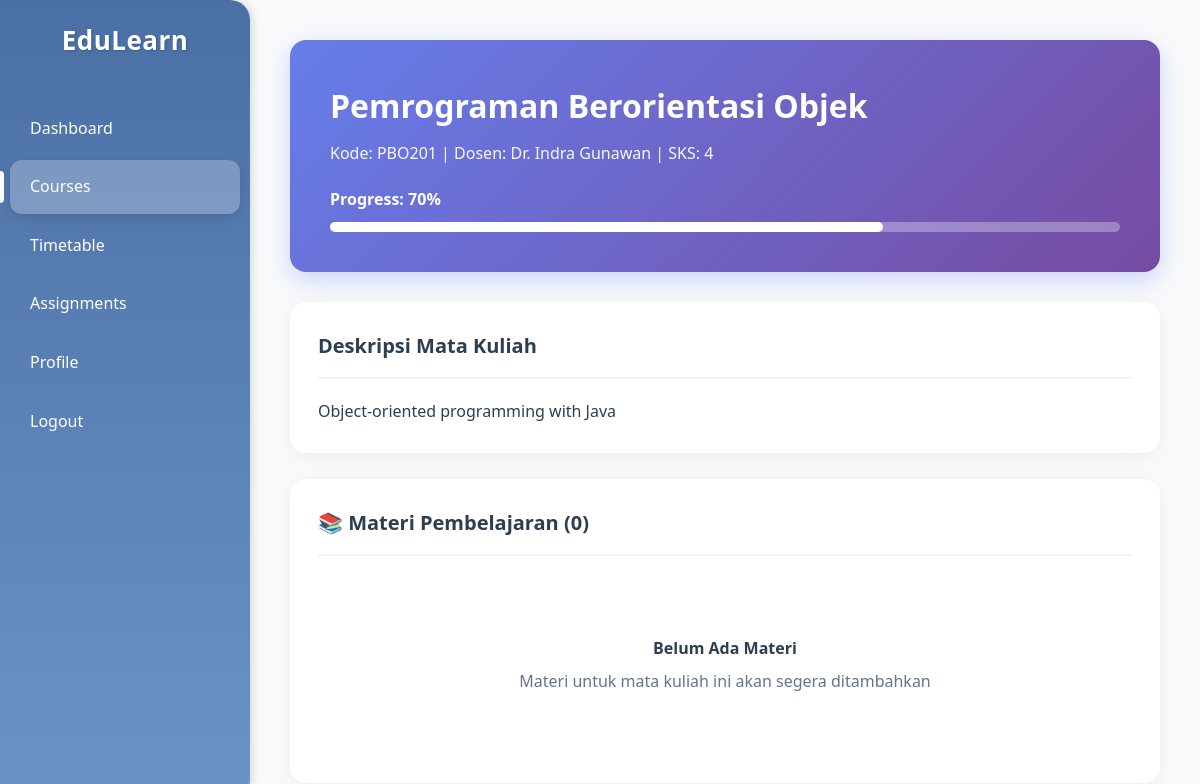
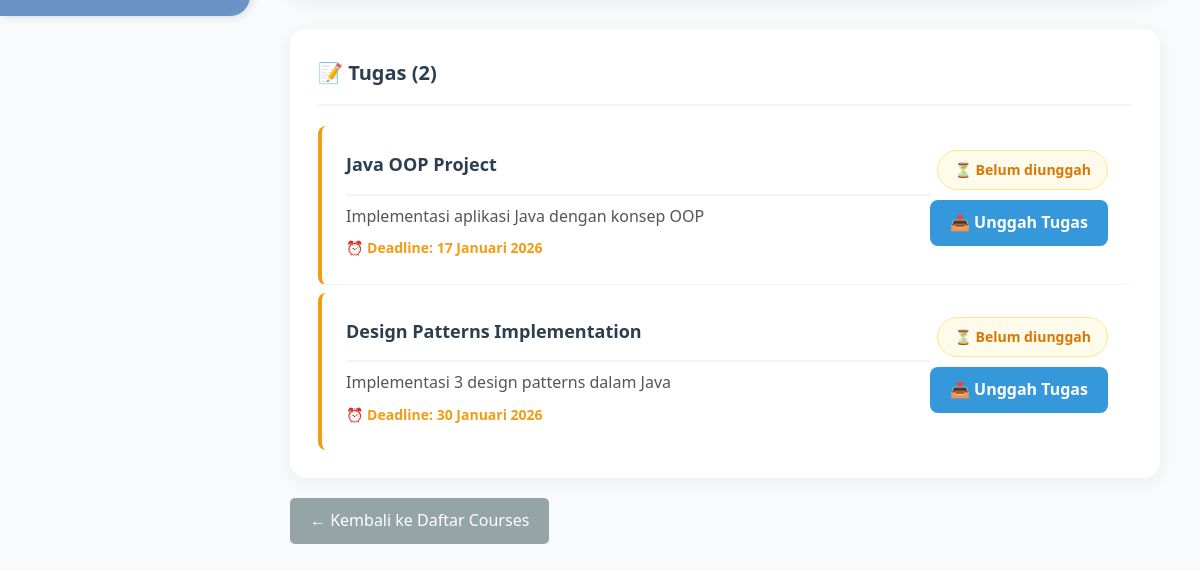
The page /student/course_detail.php?id=5 (signed in) on the database as committed earlier (2 pictures, top to bottom).
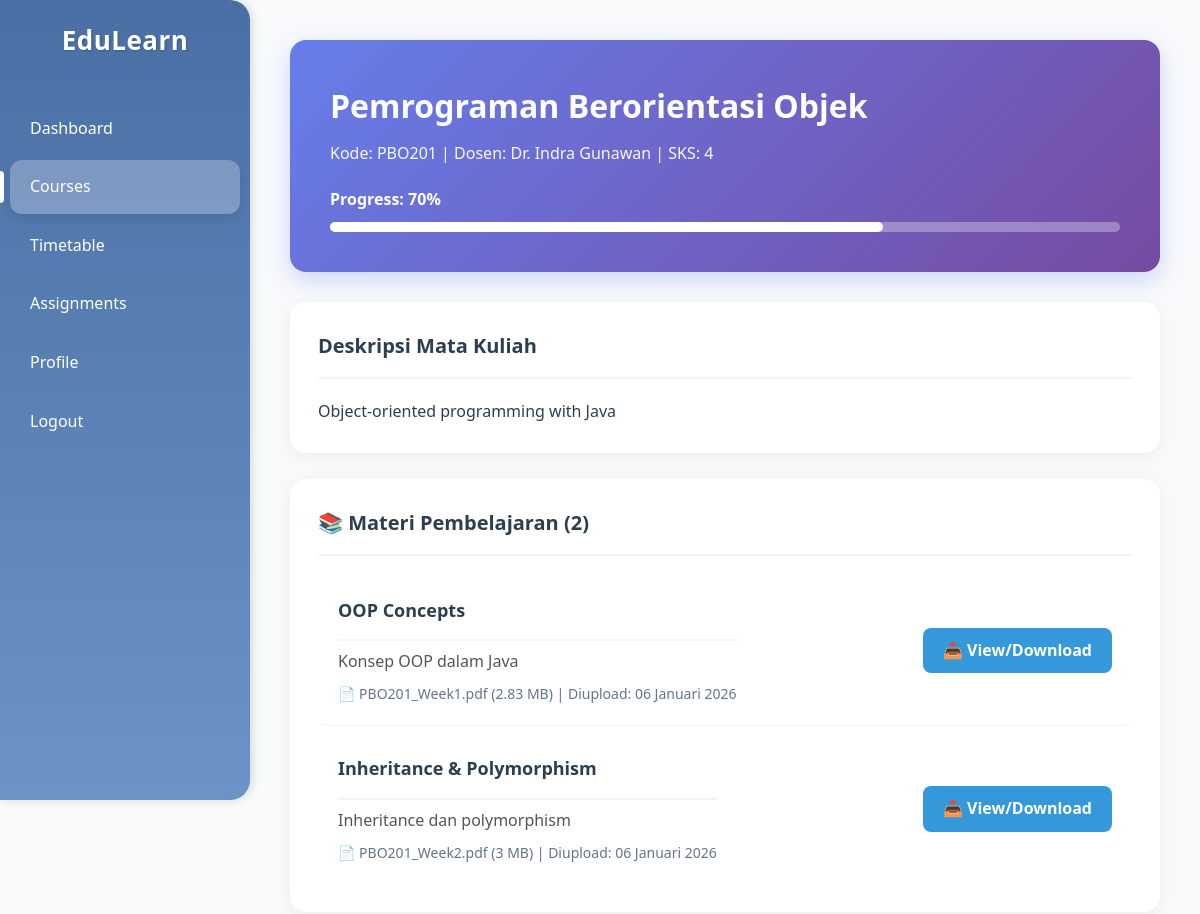
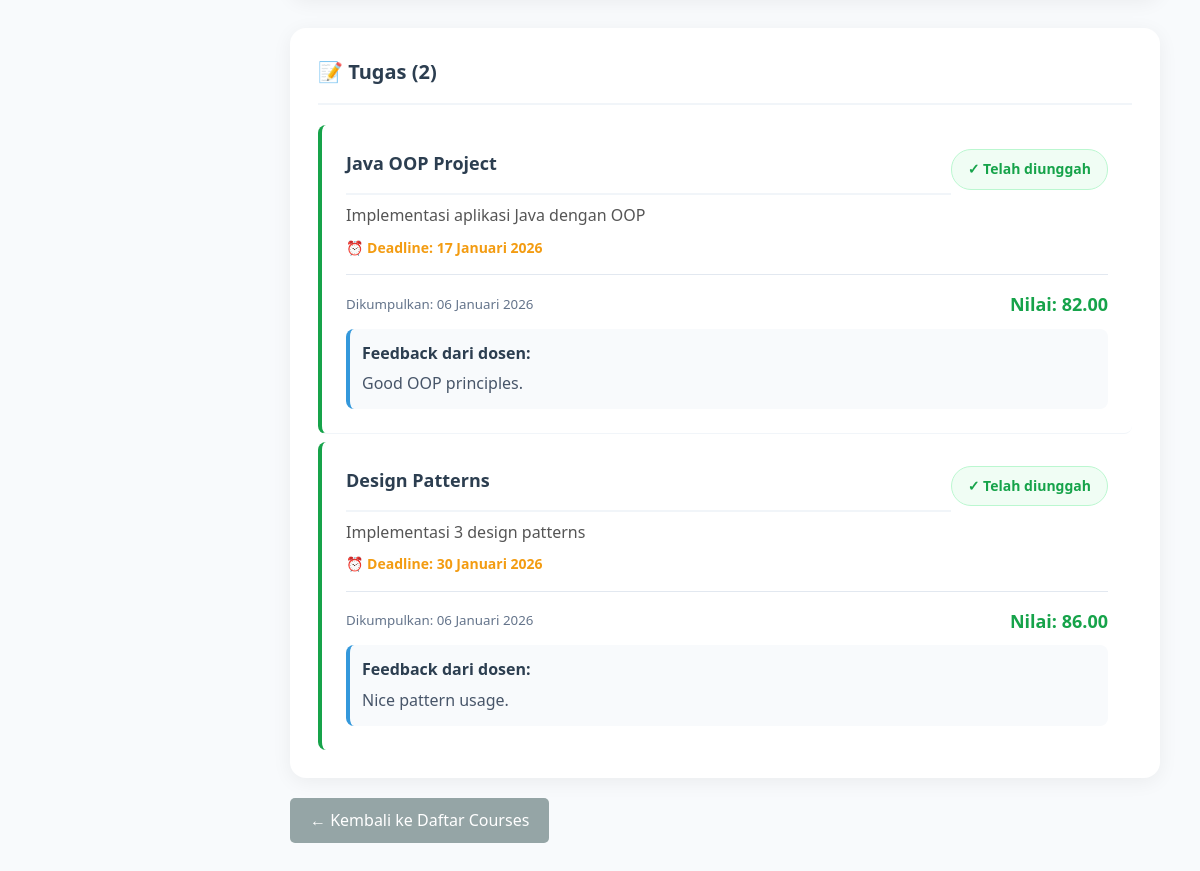
The same page on the database as committed later (2 pictures, top to bottom).
### tables this page shows
CREATE TABLE tugas (
    tugas_id INT AUTO_INCREMENT PRIMARY KEY,
    mk_id INT NOT NULL,
    judul VARCHAR(200) NOT NULL,
    deskripsi TEXT,
    deadline DATETIME NOT NULL,
    max_score INT DEFAULT 100,
    created_at TIMESTAMP DEFAULT CURRENT_TIMESTAMP,
    updated_at TIMESTAMP DEFAULT CURRENT_TIMESTAMP ON UPDATE CURRENT_TIMESTAMP,
    FOREIGN KEY (mk_id) REFERENCES mata_kuliah(mk_id) ON DELETE CASCADE,
    INDEX idx_deadline (deadline),
    INDEX idx_mk (mk_id)
);

CREATE TABLE materi (
    materi_id INT AUTO_INCREMENT PRIMARY KEY,
    mk_id INT NOT NULL,
    judul VARCHAR(200) NOT NULL,
    deskripsi TEXT DEFAULT NULL,
    tipe_file VARCHAR(100) DEFAULT NULL,
    nama_file VARCHAR(255) NOT NULL,
    ukuran_file INT NOT NULL COMMENT 'File size in bytes',
    file_path VARCHAR(500) NOT NULL,
    uploaded_at TIMESTAMP NOT NULL DEFAULT CURRENT_TIMESTAMP,
    updated_at TIMESTAMP NOT NULL DEFAULT CURRENT_TIMESTAMP ON UPDATE CURRENT_TIMESTAMP,
    FOREIGN KEY (mk_id) REFERENCES mata_kuliah(mk_id) ON DELETE CASCADE,
    INDEX idx_mk_id (mk_id),
    INDEX idx_uploaded_at (uploaded_at)
);

CREATE TABLE submissions (
    submission_id INT AUTO_INCREMENT PRIMARY KEY,
    tugas_id INT NOT NULL,
    user_id INT NOT NULL,
    file_path VARCHAR(500),
    file_name VARCHAR(255),
    file_size INT,
    submitted_at TIMESTAMP DEFAULT CURRENT_TIMESTAMP,
    score DECIMAL(5,2),
    feedback TEXT,
    graded_at TIMESTAMP NULL,
    graded_by INT,
    FOREIGN KEY (tugas_id) REFERENCES tugas(tugas_id) ON DELETE CASCADE,
    FOREIGN KEY (user_id) REFERENCES users(user_id) ON DELETE CASCADE,
    FOREIGN KEY (graded_by) REFERENCES users(user_id) ON DELETE SET NULL,
    INDEX idx_tugas (tugas_id),
    INDEX idx_user (user_id)
);

### includes/functions.php (called while the page is built, shortened)
<?php
function escape_html($string) {
    return htmlspecialchars($string, ENT_QUOTES, 'UTF-8');
}
function format_date($date, $withTime = false) {
    $timestamp = strtotime($date);
    $months = [
        1 => 'Januari', 'Februari', 'Maret', 'April', 'Mei', 'Juni',
        'Juli', 'Agustus', 'September', 'Oktober', 'November', 'Desember'
    ];
    $day = date('d', $timestamp);
    $month = $months[(int)date('n', $timestamp)];
    $year = date('Y', $timestamp);
    $formatted = "$day $month $year";
    return $formatted;
}
function format_file_size($bytes) {
    $units = ['B', 'KB', 'MB', 'GB'];
    $index = 0;
    while ($bytes >= 1024 && $index < count($units) - 1) {
        $bytes /= 1024;
        $index++;
    }
    return round($bytes, 2) . ' ' . $units[$index];
}

### student/course_detail.php (the view, shortened to what the changed rows need)
<?php
require_once '../includes/functions.php';
$db = getDB();
$user_id = get_user_info('user_id');
$mk_id = (int)($_GET['id'] ?? 0);
$stmt = $db->prepare("
    SELECT mk.*, d.nama_dosen, e.progress
    FROM mata_kuliah mk
    LEFT JOIN dosen d ON mk.dosen_id = d.dosen_id
    INNER JOIN enrollments e ON mk.mk_id = e.mk_id
    WHERE mk.mk_id = ? AND e.user_id = ?
");
$stmt->execute([$mk_id, $user_id]);
$course = $stmt->fetch();
$stmt = $db->prepare("
    SELECT materi_id, judul, deskripsi, tipe_file, nama_file, ukuran_file, uploaded_at
    FROM materi
    WHERE mk_id = ?
    ORDER BY uploaded_at DESC
");
$stmt->execute([$mk_id]);
$materials = $stmt->fetchAll();
$stmt = $db->prepare("
    SELECT
        t.*,
        s.submission_id,
        s.submitted_at,
        s.score,
        s.feedback,
        DATEDIFF(t.deadline, NOW()) as days_left,
        CASE
            WHEN s.submission_id IS NOT NULL THEN 'uploaded'
            WHEN t.deadline < NOW() THEN 'overdue'
            ELSE 'pending'
        END as status
    FROM tugas t
    LEFT JOIN submissions s ON t.tugas_id = s.tugas_id AND s.user_id = ?
    WHERE t.mk_id = ?
    ORDER BY
        CASE
            WHEN t.deadline < NOW() AND s.submission_id IS NULL THEN 1
            WHEN s.submission_id IS NULL THEN 2
            ELSE 3
        END,
        t.deadline ASC
");
$stmt->execute([$user_id, $mk_id]);
$assignments = $stmt->fetchAll();
?>
<!DOCTYPE html>
<html lang="id">
<head>
    <link rel="stylesheet" href="../assets/css/student-style.css">
</head>
<body>
<div class="container">
    <aside class="sidebar">
        <div class="sidebar-header">
            <h1>EduLearn</h1>
        </div>
    </aside>
    <main class="main-content">
        <div class="course-detail-header">
            <h1><?= escape_html($course['nama_mk']) ?></h1>
        </div>
        <?php if ($course['deskripsi']): ?>
        <br>
        <?php endif; ?>
        <div class="materials-list">
            <h3>📚 Materi Pembelajaran (<?= count($materials) ?>)</h3>
            <?php if (empty($materials)): ?>
                <div class="empty-state">
                    <h4>Belum Ada Materi</h4>
                    <p>Materi untuk mata kuliah ini akan segera ditambahkan</p>
                </div>
            <?php else: ?>
                <?php foreach ($materials as $material): ?>
                <div class="material-item">
                    <div class="material-info">
                        <h3><?= escape_html($material['judul']) ?></h3>
                        <?php if ($material['deskripsi']): ?>
                        <p style="margin: 5px 0; color: #555;"><?= escape_html($material['deskripsi']) ?></p>
                        <?php endif; ?>
                        <div class="material-meta">
                            📄 <?= escape_html($material['nama_file']) ?>
                            (<?= format_file_size($material['ukuran_file']) ?>)
                            | Diupload: <?= format_date($material['uploaded_at']) ?>
                        </div>
                    </div>
                    <div>
                        <a href="../materials/view_materi.php?id=<?= $material['materi_id'] ?>"
                           class="download-btn"
                           target="_blank">
                            📥 View/Download
                        </a>
                    </div>
                </div>
                <?php endforeach; ?>
            <?php endif; ?>
        </div>
        <div class="materials-list" style="margin-top: 30px;">
            <?php if (empty($assignments)): ?>
                <div class="empty-state">
                    <h4>Belum Ada Tugas</h4>
                    <p>Tidak ada tugas untuk mata kuliah ini saat ini</p>
                </div>
            <?php else: ?>
                <?php foreach ($assignments as $assignment): ?>
                <div class="material-item assignment-item <?= $assignment['status'] ?>" style="flex-direction: column; align-items: flex-start;">
                    <div style="width: 100%; display: flex; justify-content: space-between; align-items: flex-start;">
                        <div class="material-info" style="flex: 1;">
                            <h3 style="color: #2c3e50;"><?= escape_html($assignment['judul']) ?></h3>
                            <?php if ($assignment['deskripsi']): ?>
                            <p style="margin: 5px 0; color: #555;"><?= escape_html($assignment['deskripsi']) ?></p>
                            <?php endif; ?>
                            <div class="material-meta">
                                <strong style="color: <?= $assignment['status'] === 'overdue' ? '#e74c3c' : '#f39c12' ?>;">
                                    ⏰ Deadline: <?= format_date($assignment['deadline']) ?>
                                </strong>
                            </div>
                        </div>
                        <div style="display: flex; flex-direction: column; gap: 10px; align-items: flex-end;">
                            <?php if ($assignment['status'] === 'uploaded'): ?>
                                <span class="status-badge uploaded" style="padding: 8px 16px; border-radius: 20px; font-size: 14px; font-weight: 600; background-color: #f0fdf4; color: #16a34a; border: 1px solid #bbf7d0;">
                                    ✓ Telah diunggah
                                </span>
                            <?php else: ?>
                                <span class="status-badge pending" style="padding: 8px 16px; border-radius: 20px; font-size: 14px; font-weight: 600; background-color: #fffbeb; color: #d97706; border: 1px solid #fde68a;">
                                    ⏳ Belum diunggah
                                </span>
                                <a href="../student/assignments.php" class="download-btn" style="background: #3498db;">
                                    📤 Unggah Tugas
                                </a>
                            <?php endif; ?>
                        </div>
                    </div>
                    <?php if ($assignment['status'] === 'uploaded'): ?>
                    <div style="margin-top: 15px; padding-top: 15px; border-top: 1px solid #e2e8f0; width: 100%;">
                        <div style="display: flex; justify-content: space-between; align-items: center;">
                            <small style="color: #64748b;">Dikumpulkan: <?= format_date($assignment['submitted_at']) ?></small>
                            <?php if ($assignment['score']): ?>
                                <strong style="color: #16a34a; font-size: 18px;">Nilai: <?= $assignment['score'] ?></strong>
                            <?php else: ?>
                                <span style="color: #f39c12; font-style: italic;">Menunggu penilaian</span>
                            <?php endif; ?>
                        </div>
                        <?php if ($assignment['feedback']): ?>
                        <div style="margin-top: 10px; padding: 12px; background: #f8fafc; border-radius: 8px; border-left: 4px solid #3498db;">
                            <strong style="color: #2c3e50;">Feedback dari dosen:</strong>
                            <p style="margin: 5px 0 0 0; color: #475569;"><?= escape_html($assignment['feedback']) ?></p>
                        </div>
                        <?php endif; ?>
                    </div>
                    <?php endif; ?>
                </div>
                <?php endforeach; ?>
            <?php endif; ?>
        </div>
    </main>
</div>
</body>
</html>

Rows that differ between the two databases and show on the page:
no longer on this page (row edited): tugas: judul "Java OOP Project", deskripsi "Implementasi aplikasi Java dengan konsep OOP", deadline "17 Januari 2026", shows "⏳ Belum diunggah"
no longer on this page (row edited): tugas: judul "Design Patterns Implementation", deskripsi "Implementasi 3 design patterns dalam Java", deadline "30 Januari 2026", shows "⏳ Belum diunggah"
added materi: judul "OOP Concepts", deskripsi "Konsep OOP dalam Java", nama_file "PBO201_Week1.pdf", ukuran_file "2.83 MB", uploaded_at "06 Januari 2026"
added materi: judul "Inheritance & Polymorphism", deskripsi "Inheritance dan polymorphism", nama_file "PBO201_Week2.pdf", ukuran_file "3 MB", uploaded_at "06 Januari 2026"
added submissions: tugas.judul "Java OOP Project", tugas.deskripsi "Implementasi aplikasi Java dengan OOP", tugas.deadline "17 Januari 2026", shows "✓ Telah diunggah", submitted_at "06 Januari 2026", score "82.00", feedback "Good OOP principles."
added submissions: tugas.judul "Design Patterns", tugas.deskripsi "Implementasi 3 design patterns", tugas.deadline "30 Januari 2026", shows "✓ Telah diunggah", submitted_at "06 Januari 2026", score "86.00", feedback "Nice pattern usage."
Other text that changed with them:
count($materials): "0" → "2"
text no longer shown: "Belum Ada Materi Materi untuk mata kuliah ini akan segera ditambahkan"
